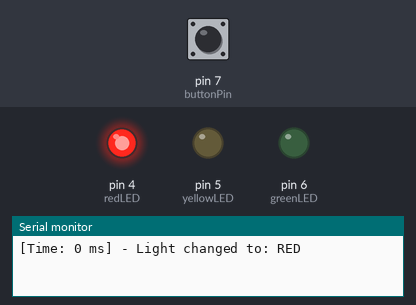
Recording of a sketch running on a simulated Arduino Uno, built with avr-gcc and run on an emulated ATmega328P. On the bench: output pins drawn as LEDs (lit = HIGH), the last lines printed to the serial monitor. The test bench sets the inputs (shaded band); at power-on: pin 7 (buttonPin) LOW.

Above: at 1.2 s.
1.3 s: pin 7 (buttonPin) pulled HIGH for 0.15 s
At 10.6 s:
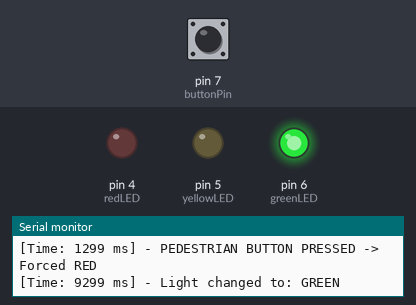
At 18.6 s:
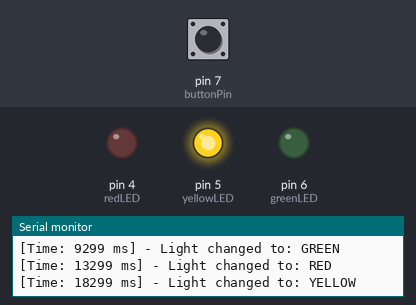
Timing chart, 0 to 19.8 s (numbered marks = the images above; inputs shaded):
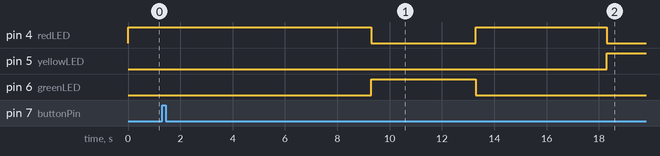

The sketch:

traffic_light.ino
```cpp
/*
 * Traffic Light Controller with Pedestrian Interrupt
 * Path: /week2/traffic_light/traffic_light.ino
 */

// Define Pins
const int redLED = 4;
const int yellowLED = 5;
const int greenLED = 6;
const int buttonPin = 7;

// Define States for the State Machine
enum TrafficState {
  STATE_RED,
  STATE_YELLOW,
  STATE_GREEN,
  STATE_PEDESTRIAN
};

// MANUALLY ADDED PROTOTYPE TO FIX ARDUINO COMPILER QUIRK
void changeState(TrafficState newState);

TrafficState currentState;
unsigned long previousMillis = 0; // Stores the last time a light changed

void setup() {
  Serial.begin(9600);

  pinMode(redLED, OUTPUT);
  pinMode(yellowLED, OUTPUT);
  pinMode(greenLED, OUTPUT);

  // Assumes a 10k pull-down resistor is wired to the button
  pinMode(buttonPin, INPUT);

  // Initialize the starting state
  changeState(STATE_RED);
}

void loop() {
  unsigned long currentMillis = millis();

  // 1. Instantly check for the pedestrian button press
  // Only trigger if we aren't already in the pedestrian sequence
  if (digitalRead(buttonPin) == HIGH && currentState != STATE_PEDESTRIAN) {
    changeState(STATE_PEDESTRIAN);
  }

  // 2. Handle the timed state transitions
  switch (currentState) {

    case STATE_RED:
      // Wait 5 seconds, then go to Yellow
      if (currentMillis - previousMillis >= 5000) {
        changeState(STATE_YELLOW);
      }
      break;

    case STATE_YELLOW:
      // Wait 2 seconds, then go to Green
      if (currentMillis - previousMillis >= 2000) {
        changeState(STATE_GREEN);
      }
      break;

    case STATE_GREEN:
      // Wait 4 seconds, then loop back to Red
      if (currentMillis - previousMillis >= 4000) {
        changeState(STATE_RED);
      }
      break;

    case STATE_PEDESTRIAN:
      // Hold Red for 8 seconds, then resume normal traffic flow (Green)
      if (currentMillis - previousMillis >= 8000) {
        changeState(STATE_GREEN);
      }
      break;
  }
}

// Function to handle switching lights and logging to Serial Monitor
void changeState(TrafficState newState) {
  currentState = newState;
  previousMillis = millis(); // Reset the timer

  // Turn all LEDs OFF first to clear previous state
  digitalWrite(redLED, LOW);
  digitalWrite(yellowLED, LOW);
  digitalWrite(greenLED, LOW);

  // Print timestamp
  Serial.print("[Time: ");
  Serial.print(millis());
  Serial.print(" ms] - ");

  // Turn ON the correct LED and log it
  if (newState == STATE_RED) {
    digitalWrite(redLED, HIGH);
    Serial.println("Light changed to: RED");
  }
  else if (newState == STATE_YELLOW) {
    digitalWrite(yellowLED, HIGH);
    Serial.println("Light changed to: YELLOW");
  }
  else if (newState == STATE_GREEN) {
    digitalWrite(greenLED, HIGH);
    Serial.println("Light changed to: GREEN");
  }
  else if (newState == STATE_PEDESTRIAN) {
    digitalWrite(redLED, HIGH);
    Serial.println("PEDESTRIAN BUTTON PRESSED -> Forced RED");
  }
}
```
